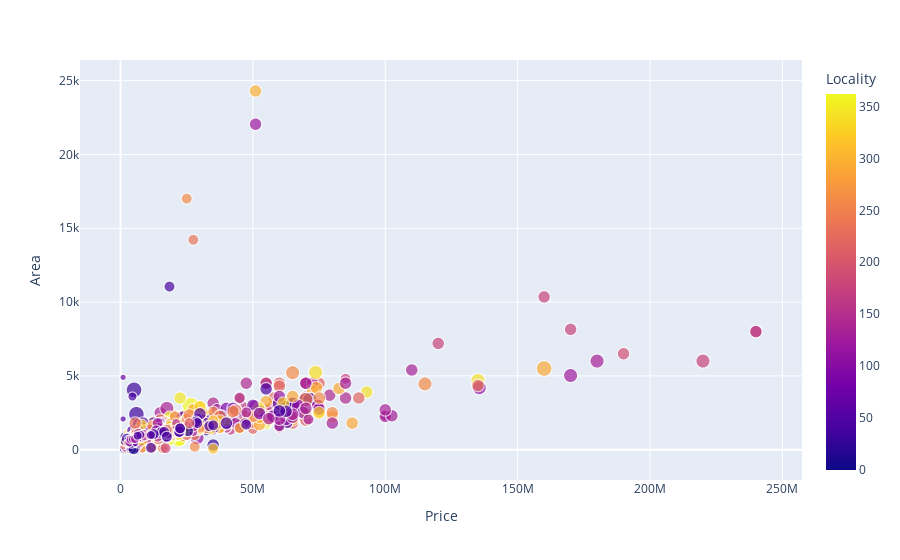

Source (notebook cell):
### Code cell
px.scatter(df1,x='Price',y='Area',color='Locality',size='BHK',hover_data=['Per_Sqft','Type','Status'])

### Figure 1 — Plotly figure (JSON) as saved in the notebook; plotly's stock layout.template omitted (floating-point values rounded to 4 significant figures; data arrays with more than 128 entries replaced by an {"elided": "..."} marker saying what was removed)
{"data": [{"customdata": {"elided": "1170x3 float values"}, "hovertemplate": "Price=%{x}<br>Area=%{y}<br>BHK=%{marker.size}<br>Per_Sqft=%{customdata[0]}<br>Type=%{customdata[1]}<br>Status=%{customdata[2]}<br>Locality=%{marker.color}<extra></extra>", "legendgroup": "", "marker": {"color": {"elided": "1170 int values"}, "coloraxis": "coloraxis", "size": {"elided": "1170 int values"}, "sizemode": "area", "sizeref": 0.025, "symbol": "circle"}, "mode": "markers", "name": "", "showlegend": false, "type": "scattergl", "x": {"elided": "1170 int values"}, "xaxis": "x", "y": {"elided": "1170 float values"}, "yaxis": "y"}], "layout": {"autosize": true, "coloraxis": {"colorbar": {"title": {"text": "Locality"}}, "colorscale": [[0, "#0d0887"], [0.1111, "#46039f"], [0.2222, "#7201a8"], [0.3333, "#9c179e"], [0.4444, "#bd3786"], [0.5556, "#d8576b"], [0.6667, "#ed7953"], [0.7778, "#fb9f3a"], [0.8889, "#fdca26"], [1, "#f0f921"]]}, "legend": {"itemsizing": "constant", "tracegroupgap": 0}, "margin": {"t": 60}, "xaxis": {"anchor": "y", "autorange": true, "domain": [0, 1], "range": [-14510000.0, 256500000.0], "title": {"text": "Price"}, "type": "linear"}, "yaxis": {"anchor": "x", "autorange": true, "domain": [0, 1], "range": [-2847.0, 27160.0], "title": {"text": "Area"}, "type": "linear"}}}
